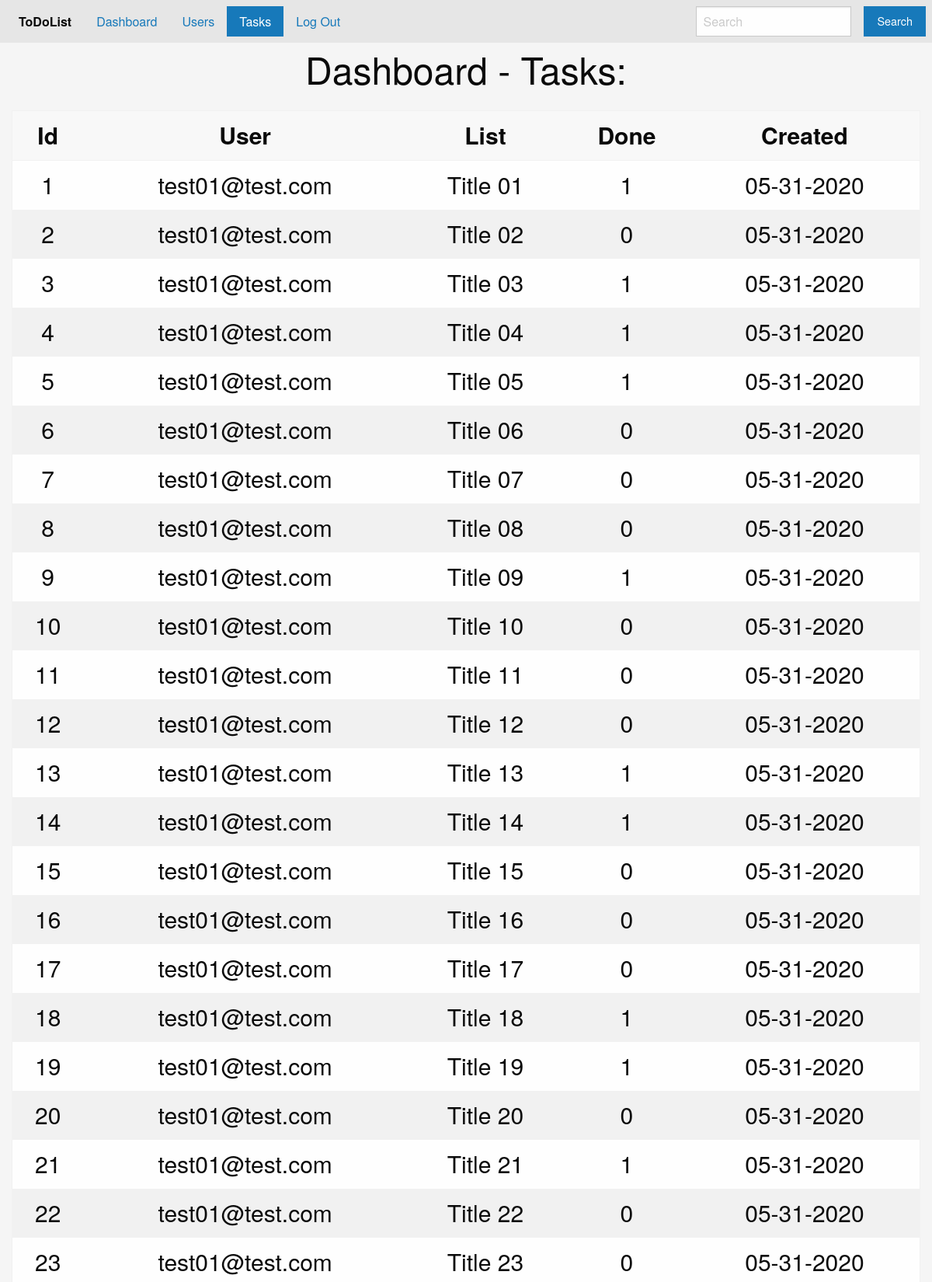
The page /admin/tasks (signed in, upper part) on the database its author committed.
### tables this page shows
CREATE TABLE tasks(
		id INTEGER NOT NULL,
		user_id INTEGER NOT NULL,
		title TEXT NOT NULL,
		done BOOLEAN DEFAULT FALSE,
		created TIMESTAMP DEFAULT CURRENT_DATE,
		PRIMARY KEY(id),
		FOREIGN KEY(user_id) REFERENCES users(id),
		UNIQUE(user_id, title)
    );

CREATE TABLE users(
        id INTEGER PRIMARY KEY AUTOINCREMENT,
        first_name VARCHAR(50) NOT NULL,
        last_name VARCHAR(50) NOT NULL,
        password VARCHAR(32) NOT NULL,
        email VARCHAR(255) NOT NULL UNIQUE,
        created TIMESTAMP DEFAULT CURRENT_DATE
    );

### demo.py (the view)
@app.route('/admin/tasks', methods=['GET'])
def adminTasks():
        print(request)
        if isAuthAdmin():
                page = str2IntJLE0(request.args["page"]) if "page" in request.args else 1
                totalData = task.getAllCount()
                offSet = paginatePerPage*(page-1)
                data = ({
                        "page" : page+1,
                        "totalData" : totalData,
                        "paginatePerPage" : paginatePerPage,
                        "totalPages" : math.ceil(task.getAllCount()/paginatePerPage),
                        "moreButon" : offSet+paginatePerPage<totalData,
                        "detail" : task.getAll(None, paginatePerPage, offSet),
                        })
                return render_template('admin/tasks.html', nav=getNav(), title="Dashboard - Tasks:",  data = data, msg = None)
        else:
                return redirect(url_for('adminLogIn'))

### db/con.py (called while the page is built)
def conex():
    return sqlite3.connect('./db/Task.db', check_same_thread = False)

def dql(sql, param = [], rtnOne = False):
    data = None
    connection = conex()
    cursor = connection.cursor()
    try:
        cursor.execute(sql, param)
        if rtnOne:
            data = cursor.fetchone()
            if data:
                data = data[0]
        else:
            data = cursor.fetchall()
    except Exception as inst:
        print('\033[1m' + '\033[91m') #Bold Red Line
        print(inst)
        print("ERROR. sql: "+sql)
        print(param)
        print('\033[0m' + '--------------------') #Normal Line
    cursor.close()
    connection.close()
    return data

### db/task.py (called while the page is built)
def getAll(where = None, limit = None, offset = None):
    fields = "t.id, u.email, t.title, t.done, t.created"
    return con.dql("SELECT {4} FROM {0} {1} ORDER BY t.id {2} {3}".format(table_join, "WHERE " + where if where else "", "LIMIT " + str(limit) if limit else "", "OFFSET " + str(offset) if offset else "", fields))

def getAllCount(where = None):
    return con.dql("SELECT count(id) FROM {0} {1}".format(table, "WHERE " + where if where else ""))[0][0]

### demo.py (called while the page is built)
@app.template_filter()
def format_datetime(value, format="%m-%d-%Y"):
    return datetime.datetime.strptime(value, "%Y-%m-%d").strftime(format)

def isAuthAdmin():
        if 'user' in session and session['user']['isAdmin'] :
                return True
        else:
                return False

@app.before_request
def before_request():
    g.user = None
    if 'user' in session:
        g.user = session['user']

### templates/admin/tasks.html (shortened to what this page needs)
{% extends "structure.html" %}
{% block style %}
    <link rel="stylesheet" href="/static/css/admin.css">
{% endblock style %}
{% block main %}
  <div id="dashboard-form" class="container">
  <table>
      <thead>
        <tr>
          <th class="text-center">Id</th>
          <th class="text-center">User</th>
          <th class="text-center">List</th>
          <th class="text-center">Done</th>
          <th class="text-center">Created</th>
        </tr>
      </thead>
      <tbody>
    {% for item in data.detail -%}
      <tr>
        <td class="text-center">{{ item[0] }}</td>
        <td class="text-center">{{ item[1] }}</td>
        <td class="text-center">{{ item[2] }}</td>
        <td class="text-center">{{ item[3] }}</td>
        <td class="text-center">{{ item[4]|format_datetime }}</td>
      </tr>
      {% else %}
      <tr>
        <td colspan="5" class="callout alert">No Data</td>
      </tr>
    {%- endfor %}
      </tbody>
    </table>
  </div>
{% endblock main %}

### static/css/admin.css (style rules this page uses)
#dashboard-form { margin-top: 20px; font-size: 30px; }

### static/css/style-new.css (style rules this page uses)
body { background-color: #f5f5f5; }

### rows shown on the page
tasks: id "1", email "test01@test.com", title "Title 01", done "1", created "05-31-2020"
tasks: id "2", email "test01@test.com", title "Title 02", done "0", created "05-31-2020"
tasks: id "3", email "test01@test.com", title "Title 03", done "1", created "05-31-2020"
tasks: id "4", email "test01@test.com", title "Title 04", done "1", created "05-31-2020"
tasks: id "5", email "test01@test.com", title "Title 05", done "1", created "05-31-2020"
tasks: id "6", email "test01@test.com", title "Title 06", done "0", created "05-31-2020"
tasks: id "7", email "test01@test.com", title "Title 07", done "0", created "05-31-2020"
tasks: id "8", email "test01@test.com", title "Title 08", done "0", created "05-31-2020"
tasks: id "9", email "test01@test.com", title "Title 09", done "1", created "05-31-2020"
tasks: id "10", email "test01@test.com", title "Title 10", done "0", created "05-31-2020"
tasks: id "11", email "test01@test.com", title "Title 11", done "0", created "05-31-2020"
tasks: id "12", email "test01@test.com", title "Title 12", done "0", created "05-31-2020"
tasks: id "13", email "test01@test.com", title "Title 13", done "1", created "05-31-2020"
tasks: id "14", email "test01@test.com", title "Title 14", done "1", created "05-31-2020"
tasks: id "15", email "test01@test.com", title "Title 15", done "0", created "05-31-2020"
tasks: id "16", email "test01@test.com", title "Title 16", done "0", created "05-31-2020"
tasks: id "17", email "test01@test.com", title "Title 17", done "0", created "05-31-2020"
tasks: id "18", email "test01@test.com", title "Title 18", done "1", created "05-31-2020"
tasks: id "19", email "test01@test.com", title "Title 19", done "1", created "05-31-2020"
tasks: id "20", email "test01@test.com", title "Title 20", done "0", created "05-31-2020"
tasks: id "21", email "test01@test.com", title "Title 21", done "1", created "05-31-2020"
tasks: id "22", email "test01@test.com", title "Title 22", done "0", created "05-31-2020"
tasks: id "23", email "test01@test.com", title "Title 23", done "0", created "05-31-2020"

### other values the page prints
{{ item.title }} "Dashboard" "Users" "Tasks" "Log Out"
{{ title }} "Dashboard - Tasks:"
